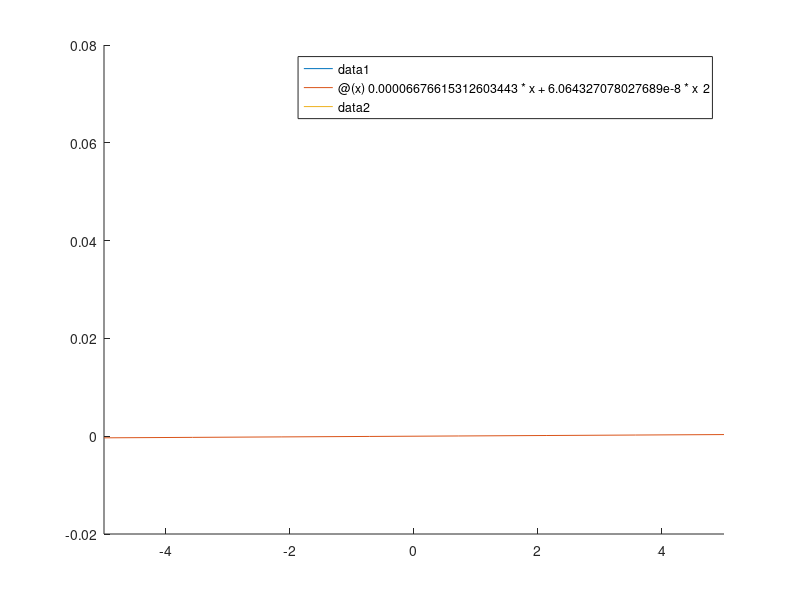

The MATLAB script that drew this image: (Note: this script raises an error after producing the figure.)
close all

IGBT_eon125=[590.352725606963, 0.062203389830508465
538.1493357764543, 0.0535593220338983
489.2304168575355, 0.0460593220338983
449.06092533211176, 0.04135593220338983
408.88227210261107, 0.036398305084745765
326.40403114979387, 0.027627118644067805
243.9761795693999, 0.020254237288135593
172.42327072835548, 0.014661016949152547
106.3078332569858, 0.009957627118644063];

IGBTeon125f=@(x) 0.00006676615312603443*x+6.064327078027689e-8*x^2 ;

IGBT_eoff125=[580.4901511681172, 0.058516949152542366
502.38662391204764, 0.05114406779661016
400.42601923957847, 0.04173728813559322
339.68392120934493, 0.03614406779661017
247.48053137883642, 0.027499999999999997
181.30554283096654, 0.02114406779661017
115.12139257901971, 0.014533898305084753
39.147961520842884, 0.006271186440677964];

IGBTeoff125f=@(x) 0.00012061327271040045*x-3.6265767212035604e-8*x^2 ;

IGBTet125f=@(x) IGBTeon125f(x)+IGBTeoff125f(x);
IGBTet125fa=@(x) 1.8738e-04*x + 2.4378e-08*x^2;


DIODEerec125=[44.444668535586814, 0.0077374301675977655
97.01712280418691, 0.01259776536312849
137.21033418712062, 0.015558659217877094
218.03239013371518, 0.020139664804469277
314.1802633967287, 0.024217877094972074
390.20430389447995, 0.026899441340782128
390.20430389447995, 0.026899441340782128
390.20430389447995, 0.026899441340782128
390.20430389447995, 0.026899441340782128
390.20430389447995, 0.026899441340782128
485.83183752495813, 0.029245810055865927
576.47984188129, 0.0302513966480447];


DIODEerec125f=@(x) 0.00011521308191658408*x-1.1367801754859876e-7*x^2 ;

figure;
hold on
plot(IGBT_eon125(:,1),IGBT_eon125(:,2))
fplot(IGBTeon125f)
plot(IGBT_eoff125(:,1),IGBT_eoff125(:,2))
fplot(IGBT_eoff125f)
fplot(IGBTet125f)
hold off

figure;
hold on
fplot(IGBTet125f)
fplot(IGBTet125fa)

figure;
hold on
plot(DIODEerec125(:,1),DIODEerec125(:,2))
fplot(DIODEerec125f)
hold off